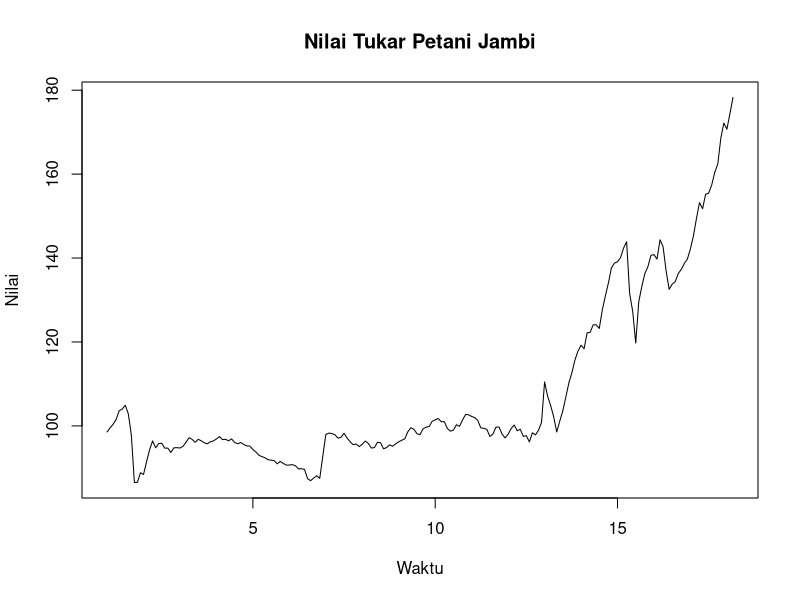

This chart was generated by the following R code: (Note: this script raises an error after producing the figure.)
data <- read.csv("main12.csv")
ts_data <- ts(data$NTP.JAMBI, frequency = 12)

plot(ts_data, main = "Nilai Tukar Petani Jambi", ylab = "Nilai", xlab = "Waktu")

adf.test(ts_data)

arima_model <- auto.arima(ts_data)
summary(arima_model)

forecast_arima <- forecast(arima_model, h = 12)
residuals_arima <- residuals(arima_model)

Box.test(residuals_arima, lag = 20, type = "Ljung-Box")

residuals_scaled <- rescale(residuals_arima, to = c(0, 1))

lagged_data <- data.frame(
  x1 = lag(residuals_scaled, -1),
  x2 = lag(residuals_scaled, -2),
  x3 = lag(residuals_scaled, -3),
  y = residuals_scaled
)
lagged_data <- na.omit(lagged_data)

set.seed(123)
train_index <- createDataPartition(lagged_data$y, p = 0.8, list = FALSE)
train_data <- lagged_data[train_index, ]
test_data <- lagged_data[-train_index, ]

ann_model <- nnet(y ~ ., data = train_data, size = 5, linout = TRUE, maxit = 500)

pred_ann <- predict(ann_model, test_data[, -4])

forecast_start <- time(test_data)[1]
arima_forecast_test <- window(forecast(arima_model, h = length(pred_ann))$mean, start = forecast_start)

final_forecast <- arima_forecast_test + pred_ann

plot(final_forecast, type = "l", col = "blue", lwd = 2,
     main = "Prediksi Hybrid: ARIMA + ANN", ylab = "Nilai Tukar Petani")
lines(ts_data[(length(ts_data)-length(pred_ann)+1):length(ts_data)], col = "red", lty = 2)
legend("topleft", legend = c("Prediksi Hybrid", "Aktual"), col = c("blue", "red"), lty = c(1,2))

